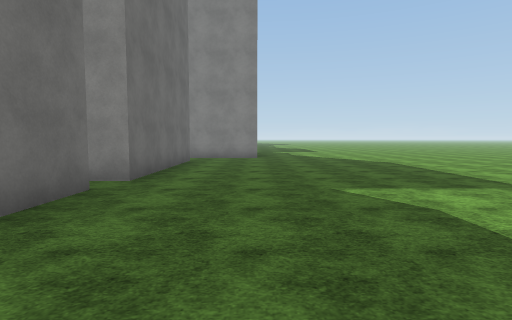
[1] (above)

12 first-person views from a walk through a Unity game level. The camera is 1.5 m above the floor, tilts 4° down and sees 80° across. The floor is counted in squares, 2 m on a side. Each view is taken from the middle of a square. On the plan, view 1 faces up. The plan holds only what a view shows up to about 10 squares ahead; the rest is blank. The place goes on beyond the plan. The terrain is drawn as flat ground. Surface patterns are stand-ins for the level's own textures.

[2]
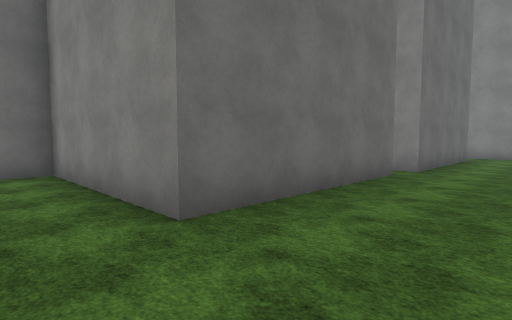

[3]
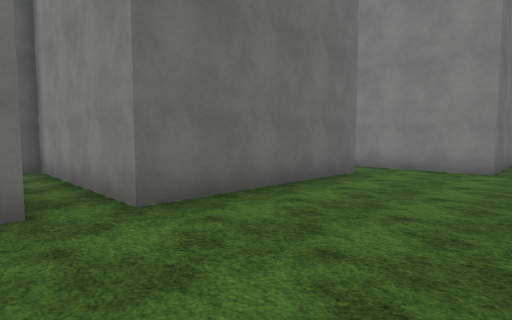

[4]
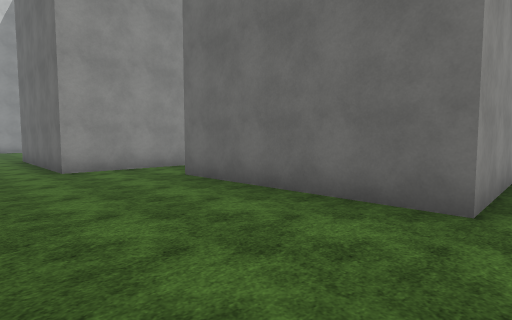

[5]
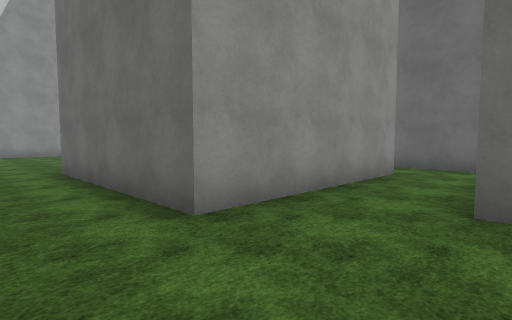

[6]
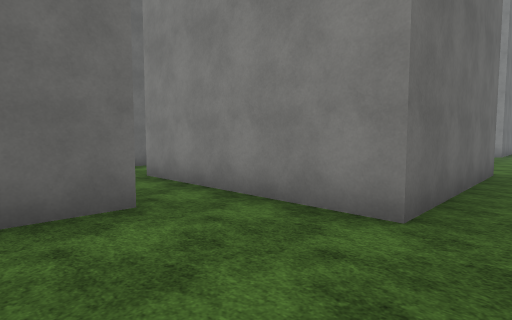

[7]
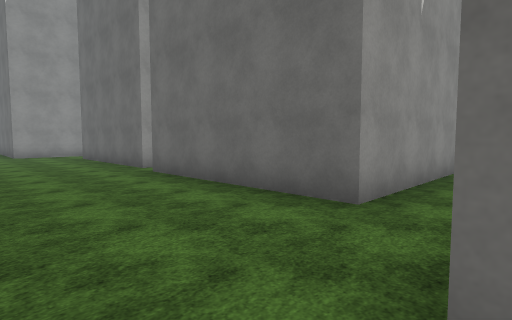

[8]
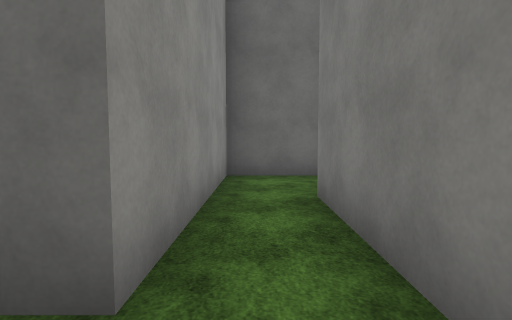

[9]
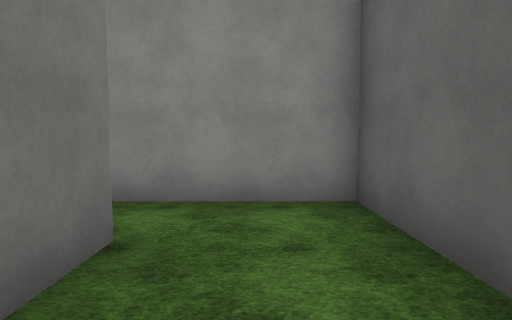

[10]
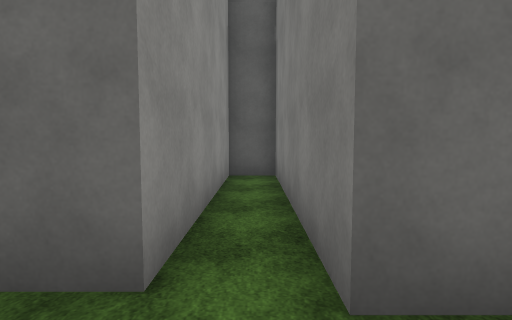

[11]
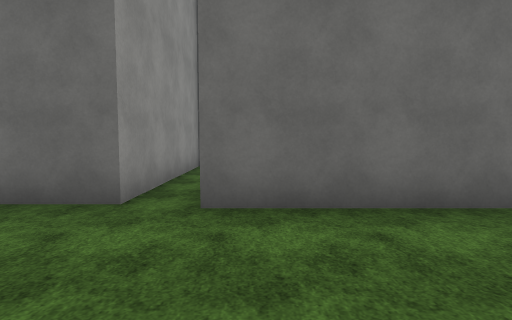

[12]
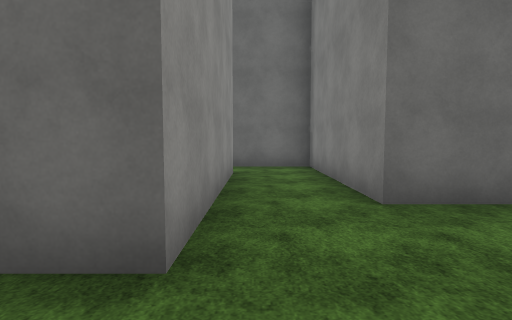

### Floor plan
Points are (right, up) in squares from view 1. A wall is a line through its corners. A room is listed if a view was taken in it or the views show most of it. See-through windows are left out.
Room 1 (views 1, 2, 3, 4, 5, 6, 7, 8, 10, 11)
walls: (-5.5, 10.4) (-2.2, 10.4) (-2.2, 5.4) (-7.2, 5.4) (-7.2, 4.5) (-2.4, 4.5) (-2.4, -0.5) (-7.2, -0.5) (-7.2, -3.1); (-5.8, -2.5) (-0.7, -2.5); (0.1, 14.5) (0.1, 11.8) (-5, 11.8)
ways out: opening at (-5, 11) to room 2; opening at (0.5, -2.5) to room 3; opening at (-6, -3)
Room 2 (view 9)
walls: (-7.2, 12.9) (-7.2, 10.4) (-5.5, 10.4); (-5, 11.8) (-5, 12.9)
ways out: opening at (-5, 11) to room 1
Room 3 (view 12)
walls: (-0.7, -2.5) (-0.7, -7.5)
ways out: opening at (0.5, -2.5) to room 1

Positions as (right, up) in squares from view 1, and headings:
1: (0, 0), facing up
2: (0, -2), facing up-left
3: (1, 4), facing up-left
4: (1, 5), facing down-left
5: (1, 0), facing down-left
6: (1, 9), facing up-left
7: (1, 12), facing down-left
8: (-1, 11), facing left
9: (-6, 14), facing down
10: (-1, 5), facing left
11: (1, 6), facing left
12: (1, -2), facing left
